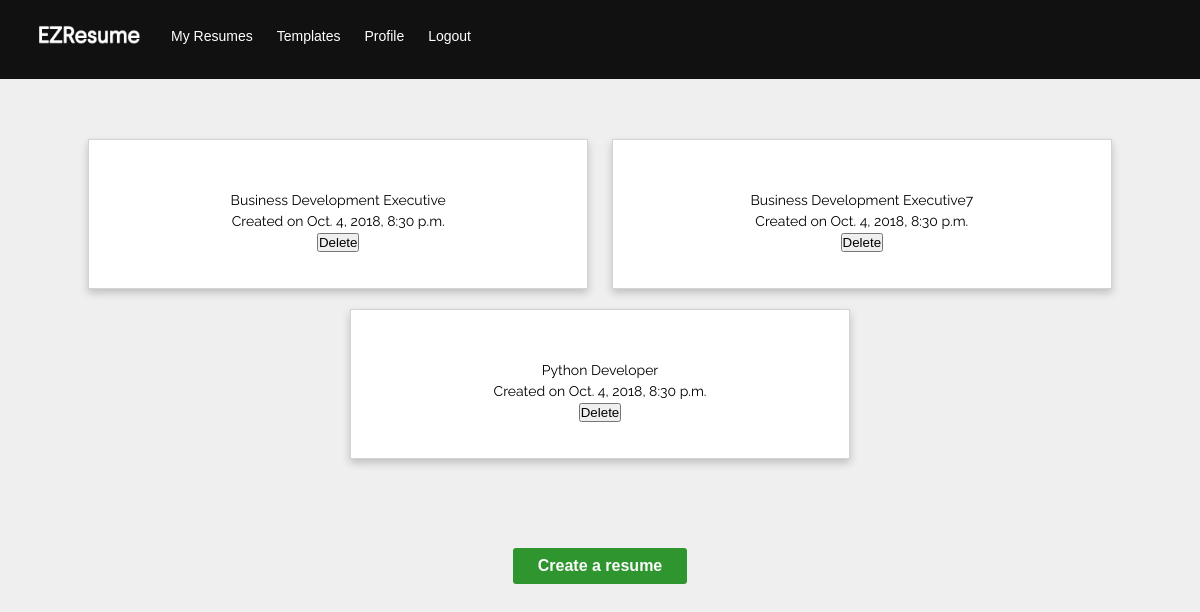
Screenshot of /app/ (signed in) with the database file from the repository.
### resumes/models.py (models this page shows, shortened)
class Resume(models.Model):
    name = models.CharField(max_length=255)
    created_at = models.DateTimeField(auto_now_add=True, editable=False)
    updated_at = models.DateTimeField(auto_now=True)
    user = models.ForeignKey(User, on_delete=models.CASCADE)

### resumes/views.py (the view)
# urls.py: path('', views.my_resumes, name='my-resumes'),
@login_required()
def my_resumes(request):
    resumes = Resume.objects.all()
    return render(request, 'resumes/my_resumes.html', {'resumes': resumes})

### resumes/templates/resumes/my_resumes.html (shortened to what this page needs)
{% extends 'resumes/layout.html' %}
{% load static %}
{% block content %}
    <div class="wrapper">
    {% for resume in resumes %}
       <div class="resume-box">
            <div class="container">
                <p>{{ resume.name }}</p>
                <p>Created on {{ resume.created_at }}</p>
                <form action="{% url 'resumes:delete-resume' pk=resume.id %}">
                    <input type="submit" value="Delete" />
                </form>
            </div>
        </div>
    {% empty %}
        <div class="empty-state-box">
            <img src="{% static 'resumes/images/resume-empty-icon.png' %}" class="centered">
            <p class="empty-state-text"><b>You currently don't have any resumes.</b><br>Create one and
                start building your very first resume</p>
        </div>
    {% endfor %}
    <div class="button-box">
        <a href="{% url 'resumes:create-resume' %}" class="button">Create a resume</a>
    </div>
    </div>
{% endblock %}

### resumes/static/resumes/css/main.css (style rules this page uses)
* { margin: 0; padding: 0; box-sizing: border-box; }
html { background-color: #efefef; }
body { font:14px/1.5 'Raleway', sans-serif; margin:0; }
.button { text-decoration: none; font: bold 14px/1 'Raleway-Medium', sans-serif; color: white; background-color: green; padding: 10px 25px; border-radius: 3px; opacity: 0.8; font-size: 16px; display: inline-block; margin: 4px; outline: none; transition: 0.2s ease; }
.button-box { display: block; padding-top: 75px; }
.wrapper { text-align: center; padding-top: 50px; }
.resume-box { box-shadow: 0 4px 8px 0 rgba(0,0,0,0.2); transition: 0.2s; height: 150px; width: 500px; display: inline-block; border: 1px solid lightgray; margin: 10px; background-color: white; }
.container { padding: 50px; }

### rows the page displays
Resume: name "Business Development Executive", created_at "Oct. 4, 2018, 8:30 p.m."
Resume: name "Business Development Executive7", created_at "Oct. 4, 2018, 8:30 p.m."
Resume: name "Python Developer", created_at "Oct. 4, 2018, 8:30 p.m."
